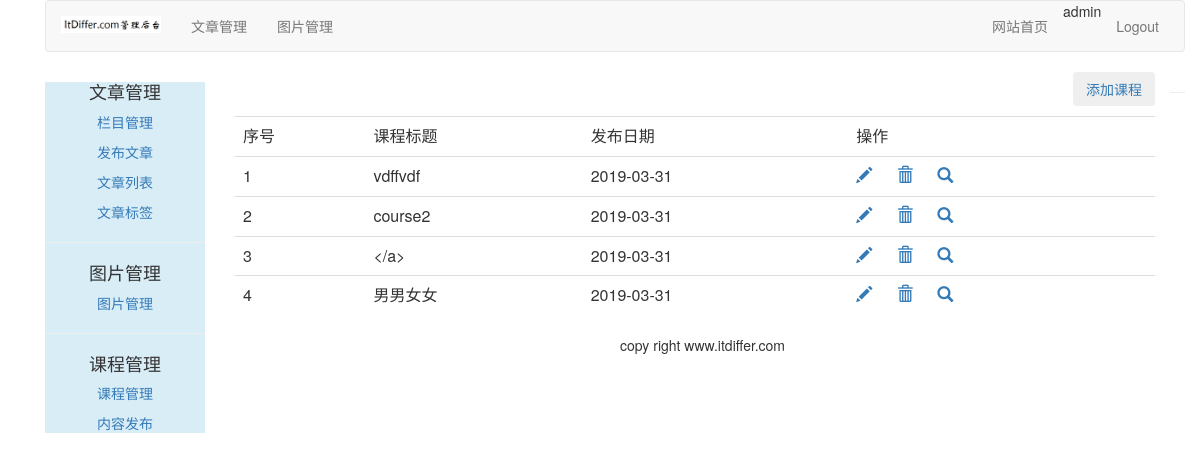
Page /course/manage-course/ (signed in) on the committed database.
### course/models.py (models this page shows, shortened)
class Course(models.Model):
	user=models.ForeignKey(User,related_name='courses_user',on_delete=models.CASCADE)
	title=models.CharField(max_length=200)
	slug=models.SlugField(max_length=200,unique=True,default=uuid.uuid1)
	overview=models.TextField()
	created=models.DateTimeField(auto_now_add=True)
	student=models.ManyToManyField(User,related_name="courses_joined",blank=True)
	class Mata:
		ordering=('-created',)

### course/views.py (the view)
# urls.py: path('manage-course/',ManageCourseListView.as_view(),name='manage_course'),
class ManageCourseListView(UserCourseMixin, ListView):
	context_object_name = 'courses'
	template_name = 'course/manage/manage_course_list.html'

### course/views.py (called while the page is built)
	def get_queryset(self):
		qs = super(UserMixin, self).get_queryset()
		return qs.filter(user=self.request.user)

### templates/course/manage/manage_course_list.html (shortened to what this page needs)
{% extends "article/base.html" %}
{% load staticfiles %}
{% block content %}
<div>
    <div class="text-right">
        <a href="{% url 'course:create_course' %}">
            <button type="button" class="btn btm-primary">添加课程</button>
        </a>
    </div>
    <table class="table table-hover" style="margin-top: 10px">
        <tr>
            <td>序号</td>
            <td>课程标题</td>
            <td>发布日期</td>
            <td>操作</td>
        </tr>
        {% for course in courses %}
        <tr id={{forloop.counter}}>
            <td>{{forloop.counter}}</td>
            <td>{{course.title}}</td>
            <td>{{course.created|date:"Y-m-d"}}</td>
            <td>
                <a name="edit" href="#">
                    <span class="glyphicon glyphicon-pencil"></span>
                </a>
                <a class="delete" name="delete" href="{% url 'course:delete_course' course.id %}">
                    <span class="glyphicon glyphicon-trash" style="margin-left: 20px;"></span>
                </a>
                <a  href="{% url 'course:list_lessons' course.id %}">
                    <span class="glyphicon glyphicon-search" style="margin-left: 20px;"></span>
                </a>
            </td>
        </tr>
        {% endfor %}
    </table>
</div>
{% endblock %}

### templates/article/header.html
{% load staticfiles %}
<div class="container">
    <nav class="navbar navbar-default" role="navigation">
        <div class="navbar-header">
            <a class="navbar-brand" href="http://www.itdiffer.com">
                <img  width="100px" src="{% static '/images/backlogo.png' %}"> </a>
        </div>
        <div>
            <ul class="nav navbar-nav" role="tablist">
                <li><a href="{% url 'article:article_column' %}">文章管理</a></li>
                <li><a href="{% url 'image:list_images' %}">图片管理</a></li>
            </ul>
            <ul class="nav navbar-nav navbar-right" style="margin-right: 10px">
                <li><a href="{% url 'blog:blog_title' %}">网站首页</a></li>
                <li><span>{{user.username}}</span></li>
                <li><a href="{% url 'account:user_logout' %}">Logout</a></li>
            </ul>
        </div>
    </nav>
</div>

### rows in the picture
Course: title "vdffvdf", created "2019-03-31"
Course: title "course2", created "2019-03-31"
Course: title "</a>", created "2019-03-31"
Course: title "男男女女", created "2019-03-31"

### other values in the picture
{{ user.username }} "admin"
